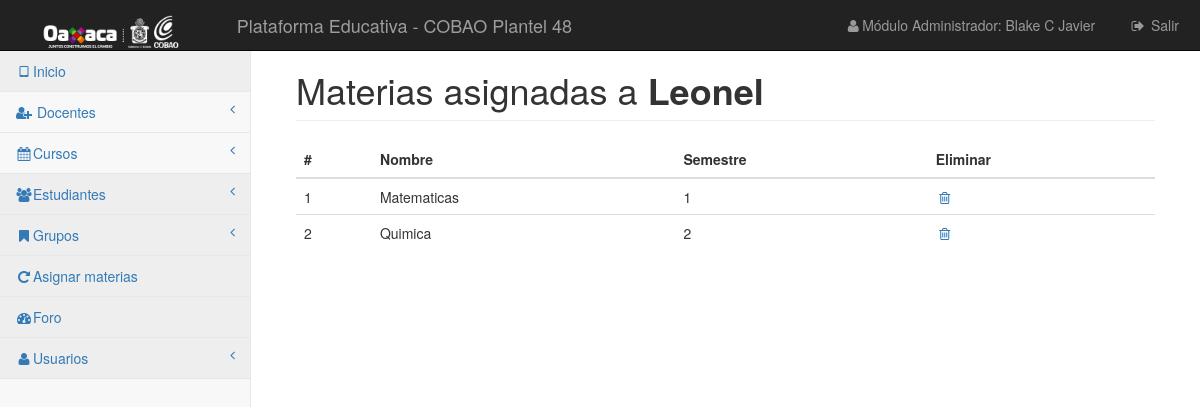
The app's page /vistas/docentes/mismaterias.php?id=5 (signed in) with its own data.
### tables this page shows
CREATE TABLE `docentes` (
  `id` int(10) UNSIGNED NOT NULL,
  `nombre` varchar(255) DEFAULT NULL,
  `apaterno` varchar(255) DEFAULT NULL,
  `amaterno` varchar(255) DEFAULT NULL,
  `direccion` text,
  `telefono` varchar(255) DEFAULT NULL,
  `rfc` varchar(255) DEFAULT NULL,
  `area` varchar(255) DEFAULT NULL,
  `curp` varchar(18) NOT NULL,
  `email` varchar(30) NOT NULL
);

CREATE TABLE `materias_de_docente` (
  `id` int(11) NOT NULL,
  `curso_id` int(11) DEFAULT NULL,
  `docente_id` int(11) DEFAULT NULL,
  `estu_id` int(11) DEFAULT NULL
);

CREATE TABLE `curso` (
  `id` int(11) NOT NULL,
  `nombre` varchar(30) DEFAULT NULL,
  `grado` char(1) DEFAULT NULL,
  `clave` varchar(15) NOT NULL,
  `descripcion` int(11) DEFAULT NULL
);

### librerias/Simple_sessions.php (called while the page is built, shortened)
<?php
class Simple_sessions{
private $my_sess;
public function  __construct($sess_name = 'simple_sessions'){
$this->my_sess = &$_SESSION;
}
public function check_sess($name){
return isset($this->my_sess[$name]);
}
public function get_value($name){
if($this->check_sess($name)){
return $this->my_sess[$name];
}
return false;
}
}
?>

### vistas/docentes/mismaterias.php (the view, shortened to what this page needs)
<?php
require_once '../../librerias/Simple_sessions.php';
$obj_ses = new Simple_sessions();
if ($obj_ses->check_sess('userid')) {
    include '../../control/conexion.php';
    $id = $_GET['id'];
    $selec = "SELECT * FROM `materias_de_docente` WHERE `docente_id` = '$id'";
    $ejecutar = $conexion->query($selec);
    $num = $ejecutar->num_rows;
    $sql = "SELECT * FROM `docentes` WHERE `id` = '$id'";
    $ejecutar3 = $conexion->query($sql);
    $regs = $ejecutar3->fetch_assoc();
    ?>
    <!DOCTYPE html>
    <html lang="es">
    <head>
        <link href="../../css/bootstrap.min.css" rel="stylesheet">
        <link href="../../css/metisMenu.min.css" rel="stylesheet">
        <link href="../../css/timeline.css" rel="stylesheet">
        <link href="../../css/startmin.css" rel="stylesheet">
        <link href="../../css/morris.css" rel="stylesheet">
        <link href="../../css/font-awesome.min.css" rel="stylesheet" type="text/css">
    </head>
    <body>
    <div id="wrapper">
        <nav class="navbar navbar-inverse navbar-fixed-top" role="navigation">
            <div class="navbar-header">
                <a class="navbar-brand" href="#"><img src="../../img/cobaojj.png" style="height: 33px"></a>
            </div>
            <div class="navbar-header">
                <a href="" class="navbar-brand">Plataforma Educativa - COBAO Plantel 48</a>
            </div>
            <ul class="nav navbar-right navbar-top-links">
                <li><a href="#"><i class="fa fa-user fa-fw"></i>Módulo Administrador: <?php echo $obj_ses->get_value('nombre')?></a>
                </li>
                <li><a href="../../control/cerrarSesion.php"><i class="fa fa-sign-out fa-fw"></i> Salir</a>
                </li>
            </ul>
            <div class="navbar-default sidebar" role="navigation">
                <div class="sidebar-nav navbar-collapse">
                    <ul class="nav" id="side-menu">
                        <li>
                            <a href="../../menuPrincipal.php" class="active"><i class="fa fa-tablet fa-fw"></i>Inicio</a>
                        </li>
                        <li>
                            <a href="#"><i class="fa fa-user-plus fa-fw"></i> Docentes<span class="fa arrow"></span></a>
                        </li>
                        <li>
                            <a href="#"><i class="fa fa-calendar fa-fw"></i>Cursos<span class="fa arrow"></span></a>
                        </li>
                        <li>
                            <a href="#" class="active"><i class="fa fa-users fa-fw"></i>Estudiantes <span class="fa arrow"></span></a>
                        </li>
                        <li>
                            <a href="#" class="active"><i class="fa fa-bookmark fa-fw"></i>Grupos <span class="fa arrow"></span></a>
                        </li>
                        <li>
                            <a href="../grupos/asignar.php" class="active"><i class="fa fa-repeat fa-fw"></i>Asignar materias</a>
                        </li>
                        <li>
                            <a href="#" class="active"><i class="fa fa-dashboard fa-fw"></i>Foro</a>
                        </li>
                        <li>
                            <a href="#" class="active"><i class="fa fa-user fa-fw"></i>Usuarios <span
                                    class="fa arrow"></span></a>
                        </li>
                    </ul>
                </div>
            </div>
        </nav>
        <div id="page-wrapper">
            <div class="container-fluid">
                <div class="row">
                    <div class="col-lg-12">
                        <h1 class="page-header">
                            <?php
                            if ($num == 0){
                                echo "No hay materias asignadas a ".$regs['nombre'];
                            }else{
                            ?>Materias asignadas a <b><?php if (!empty($regs['nombre'])){
                            echo $regs['nombre'];
                                }else{
                                echo "";
                                } }?></b></h1>
                    </div>
                </div>
                <div class="row">
                    <div class="col-lg-12">
                        <div class="table-responsive">
                            <table class="table">
                                <thead>
                                <tr>
                                    <th>#</th>
                                    <th>Nombre</th>
                                    <th>Semestre</th>
                                    <th>Eliminar</th>
                                </tr>
                                </thead>
                                <tbody>
                                <?php $i = 0;
                                while ($datos = $ejecutar->fetch_assoc()) {
                                    $idm = $datos['curso_id'];
                                    echo "<tr>";
                                    echo "<td>". $i += 1 ."</td>";
                                    $traer_m = "SELECT * FROM `curso` WHERE `id` = '$idm'";
                                    $ejecutar2 = $conexion->query($traer_m);
                                    $datos2 = $ejecutar2->fetch_assoc();
                                    echo "<td>". $datos2['nombre']."</td>";
                                    echo "<td>". $datos2['grado'] ."</td>";
                                    echo "<td><a href='../../control/docentes/eliminar-m.php?id=$id' onclick='return confirm(\"¿Eliminar?\");' <i class='fa fa-trash-o fa-fw' aria-hidden='true'></i></a></td>";
                                    echo "<tr>";
                                }
                                ?>
                                </tbody>
                            </table>
                        </div>
                    </div>
                </div>
            </div>
        </div>
    </div>
    </body>
    </html>
    <?php
}else{
    header("Location: ../../index.php");
}
?>

### css/startmin.css (style rules this page uses)
body { background-color: #f8f8f8; }
#wrapper { width: 100%; }
#page-wrapper { padding: 30px 15px 0 15px; min-height: 568px; background-color: #fff; }
@media (min-width:768px) { #page-wrapper { position: inherit; margin-left: 250px; padding: 30px 30px 0 30px; border-left: 1px solid #e7e7e7; } }
.navbar-header { float: left; }
.navbar-right { text-align: right; }
.navbar-top-links { margin: 0; }
.navbar-top-links li { display: inline-block; }
.navbar-top-links li:last-child { margin-right: 6px; }
.navbar-top-links li a { padding: 15px; min-height: 50px; }
.navbar-top-links>li>a { color: #999; }
.sidebar .sidebar-nav.navbar-collapse { padding-right: 0; padding-left: 0; }
.sidebar ul li { border-bottom: 1px solid #e7e7e7; }
.sidebar ul li a.active { background-color: #eee; }
.sidebar .arrow { float: right; }
.sidebar .fa.arrow:before { content: "\f104"; }
@media (min-width:768px) { .sidebar { z-index: 1; position: absolute; width: 250px; margin-top: 51px; } }

### records on screen
docentes: nombre "Leonel"
materias_de_docente: i "1", curso.nombre "Matematicas", curso.grado "1"
materias_de_docente: i "2", curso.nombre "Quimica", curso.grado "2"

### other values on screen
$obj_ses->get_value('nombre') "Blake C Javier"
